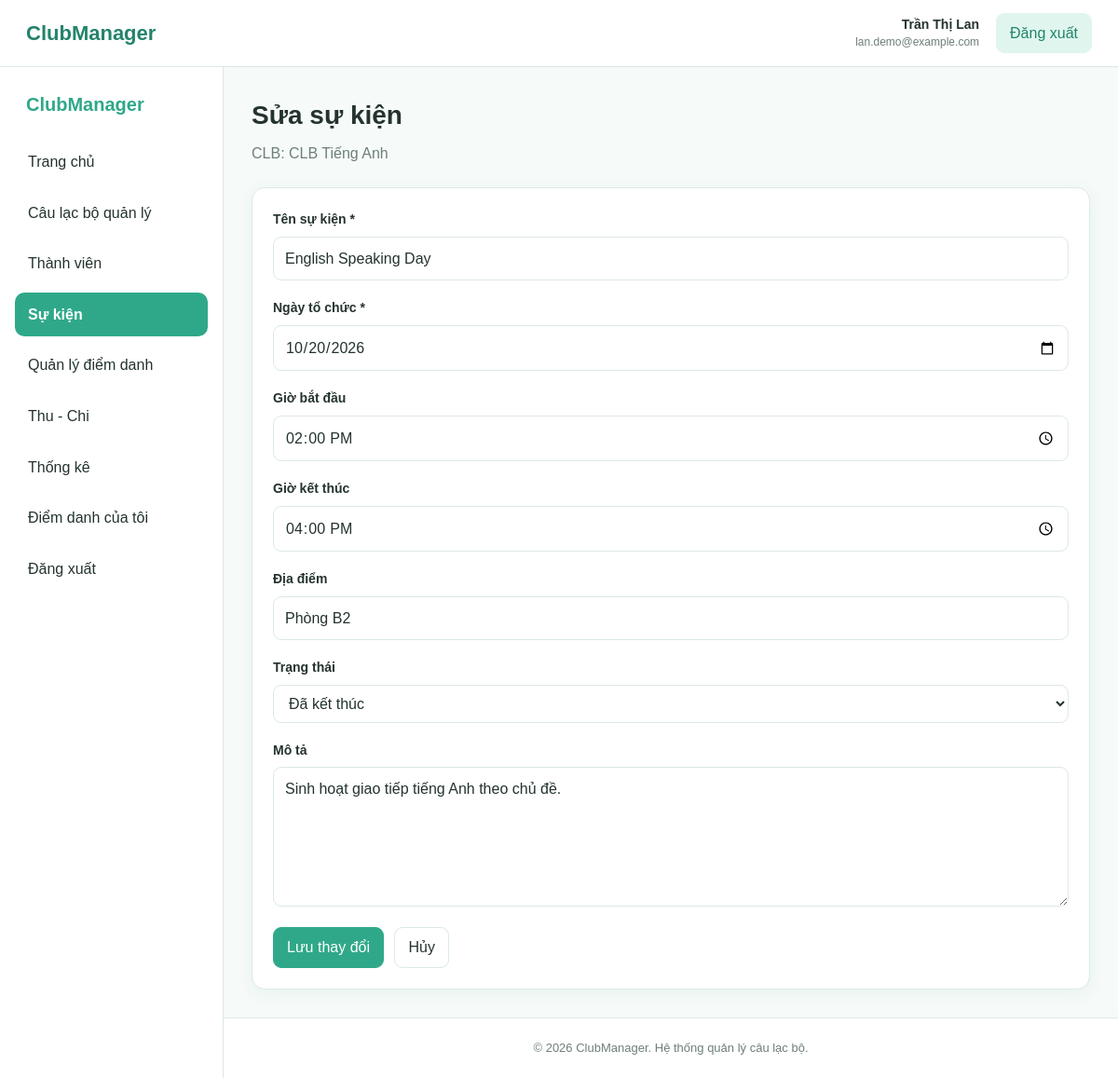
Page /sua-su-kien.php?id=3&clb_id=2 (signed in) on the committed database.
### tables this page shows
CREATE TABLE cau_lac_bo (
    id INT AUTO_INCREMENT PRIMARY KEY,

    ten_clb VARCHAR(150)
        NOT NULL,

    mo_ta TEXT,

    linh_vuc VARCHAR(100),

    ngay_thanh_lap DATE,

    trang_thai ENUM(
        'hoat_dong',
        'tam_dung'
    )
    NOT NULL DEFAULT 'hoat_dong',

    nguoi_tao_id INT
        NOT NULL,

    ngay_tao DATETIME
        NOT NULL DEFAULT CURRENT_TIMESTAMP,

    CONSTRAINT fk_clb_nguoi_tao
        FOREIGN KEY (nguoi_tao_id)
        REFERENCES nguoi_dung(id)
        ON UPDATE CASCADE
        ON DELETE RESTRICT
);

CREATE TABLE su_kien (
    id INT AUTO_INCREMENT PRIMARY KEY,

    cau_lac_bo_id INT
        NOT NULL,

    ten_su_kien VARCHAR(150)
        NOT NULL,

    mo_ta TEXT,

    ngay_to_chuc DATE
        NOT NULL,

    gio_bat_dau TIME,

    gio_ket_thuc TIME,

    dia_diem VARCHAR(200),

    trang_thai ENUM(
        'sap_dien_ra',
        'dang_dien_ra',
        'da_ket_thuc'
    )
    NOT NULL DEFAULT 'sap_dien_ra',

    nguoi_tao_id INT
        NOT NULL,

    ngay_tao DATETIME
        NOT NULL DEFAULT CURRENT_TIMESTAMP,

    CONSTRAINT fk_sukien_clb
        FOREIGN KEY (cau_lac_bo_id)
        REFERENCES cau_lac_bo(id)
        ON UPDATE CASCADE
        ON DELETE CASCADE,

    CONSTRAINT fk_sukien_nguoi_tao
        FOREIGN KEY (nguoi_tao_id)
        REFERENCES nguoi_dung(id)
        ON UPDATE CASCADE
        ON DELETE RESTRICT
);

### sua-su-kien.php (the view, shortened to what this page needs)
<?php
require_once __DIR__ . '/config/database.php';
$userId = (int) $_SESSION['user_id'];
$clbId = (int) ($_GET['clb_id'] ?? 0);
$suKienId = (int) ($_GET['id'] ?? 0);
function e($value) {
    return htmlspecialchars((string) ($value ?? ''), ENT_QUOTES, 'UTF-8');
}
$stmtClb = $pdo->prepare("
    SELECT id, ten_clb
    FROM cau_lac_bo
    WHERE id = :clb_id
      AND nguoi_tao_id = :user_id
    LIMIT 1
");
$stmtClb->execute([
    'clb_id' => $clbId,
    'user_id' => $userId
]);
$clb = $stmtClb->fetch();
$stmtEvent = $pdo->prepare("
    SELECT *
    FROM su_kien
    WHERE id = :id
      AND cau_lac_bo_id = :clb_id
    LIMIT 1
");
$stmtEvent->execute([
    'id' => $suKienId,
    'clb_id' => $clbId
]);
$suKien = $stmtEvent->fetch();
$data = [
    'ten_su_kien' => $suKien['ten_su_kien'],
    'mo_ta' => $suKien['mo_ta'] ?? '',
    'ngay_to_chuc' => $suKien['ngay_to_chuc'],
    'gio_bat_dau' => substr($suKien['gio_bat_dau'] ?? '', 0, 5),
    'gio_ket_thuc' => substr($suKien['gio_ket_thuc'] ?? '', 0, 5),
    'dia_diem' => $suKien['dia_diem'] ?? '',
    'trang_thai' => $suKien['trang_thai']
];
require_once __DIR__ . '/includes/header.php';
?>
<div class="app-layout">
    <?php require_once __DIR__ . '/includes/sidebar.php'; ?>
    <main class="main-content">
        <section class="page-header">
            <div>
                <h1>Sửa sự kiện</h1>
                <p>CLB: <?= e($clb['ten_clb']) ?></p>
            </div>
        </section>
        <div class="card">
            <form method="POST">
                <div class="form-group">
                    <label for="ten_su_kien">Tên sự kiện *</label>
                    <input id="ten_su_kien" type="text"
                           name="ten_su_kien" maxlength="150"
                           value="<?= e($data['ten_su_kien']) ?>" required>
                </div>
                <div class="form-group">
                    <label for="ngay_to_chuc">Ngày tổ chức *</label>
                    <input id="ngay_to_chuc" type="date"
                           name="ngay_to_chuc"
                           value="<?= e($data['ngay_to_chuc']) ?>" required>
                </div>
                <div class="form-group">
                    <label for="gio_bat_dau">Giờ bắt đầu</label>
                    <input id="gio_bat_dau" type="time"
                           name="gio_bat_dau"
                           value="<?= e($data['gio_bat_dau']) ?>">
                </div>
                <div class="form-group">
                    <label for="gio_ket_thuc">Giờ kết thúc</label>
                    <input id="gio_ket_thuc" type="time"
                           name="gio_ket_thuc"
                           value="<?= e($data['gio_ket_thuc']) ?>">
                </div>
                <div class="form-group">
                    <label for="dia_diem">Địa điểm</label>
                    <input id="dia_diem" type="text"
                           name="dia_diem" maxlength="200"
                           value="<?= e($data['dia_diem']) ?>">
                </div>
                <div class="form-group">
                    <label for="trang_thai">Trạng thái</label>
                    <select name="trang_thai" id="trang_thai">
                        <?php
                        $statuses = [
                            'sap_dien_ra' => 'Sắp diễn ra',
                            'dang_dien_ra' => 'Đang diễn ra',
                            'da_ket_thuc' => 'Đã kết thúc'
                        ];
                        foreach ($statuses as $value => $label):
                        ?>
                            <option value="<?= e($value) ?>"
                                <?= $data['trang_thai'] === $value ? 'selected' : '' ?>>
                                <?= e($label) ?>
                            </option>
                        <?php endforeach; ?>
                    </select>
                </div>
                <div class="form-group">
                    <label for="mo_ta">Mô tả</label>
                    <textarea id="mo_ta" name="mo_ta"
                              rows="5"><?= e($data['mo_ta']) ?></textarea>
                </div>
                <button class="btn btn-primary" type="submit">
                    Lưu thay đổi
                </button>
                <a href="su-kien.php?clb_id=<?= $clbId ?>" class="btn">
                    Hủy
                </a>
            </form>
        </div>
    </main>
</div>
<?php require_once __DIR__ . '/includes/footer.php'; ?>

### css/style.css (style rules this page uses)
:root { --primary: #2fa889; --primary-dark: #23836b; --primary-light: #dff5ee; --primary-soft: #eefaf6; --white: #ffffff; --background: #f6faf9; --text: #24332f; --text-light: #6d7f79; --border: #dce9e4; --success: #278563; --success-bg: #e4f6ef; --warning: #b57b22; --warning-bg: #fff4df; --danger: #c85353; --danger-bg: #fdeaea; --shadow: 0 4px 18px rgba(47, 168, 137, 0.08); --radius: 14px; --topbar-height: 72px; --sidebar-width: 240px; }
* { box-sizing: border-box; }
html { margin: 0; padding: 0; width: 100%; scroll-behavior: smooth; }
body { margin: 0; padding: 0; width: 100%; min-height: 100vh; font-family: Arial, Helvetica, sans-serif; background: var(--background); color: var(--text); line-height: 1.6; }
a { color: inherit; text-decoration: none; }
button, input, select, textarea { font: inherit; }
.app-layout { display: block; width: 100%; max-width: none; min-height: 100vh; padding-top: var(--topbar-height); }
.main-content { display: block; width: calc(100% - var(--sidebar-width)); max-width: none; min-width: 0; min-height: calc(100vh - var(--topbar-height)); margin-left: var(--sidebar-width); margin-right: 0; padding: 30px; }
.page-header { display: flex; align-items: center; justify-content: space-between; width: 100%; gap: 20px; margin-bottom: 24px; }
.page-header > div { min-width: 0; }
.page-header h1 { margin: 0 0 5px; font-size: 28px; color: var(--text); }
.page-header p { margin: 0; color: var(--text-light); }
.btn { display: inline-flex; align-items: center; justify-content: center; min-height: 38px; padding: 8px 14px; border: 1px solid var(--border); border-radius: 9px; background: var(--white); color: var(--text); cursor: pointer; transition: 0.2s; white-space: nowrap; }
.btn-primary { background: var(--primary); border-color: var(--primary); color: var(--white); }
.card { width: 100%; background: var(--white); border: 1px solid var(--border); border-radius: var(--radius); padding: 22px; box-shadow: var(--shadow); }
form { margin: 0; }
.form-group { width: 100%; margin-bottom: 18px; }
label { display: block; margin-bottom: 7px; font-size: 14px; font-weight: 600; }
input, select, textarea { display: block; width: 100%; max-width: 100%; padding: 10px 12px; border: 1px solid var(--border); border-radius: 9px; background: var(--white); color: var(--text); outline: none; transition: 0.2s; }
textarea { min-height: 100px; resize: vertical; }
form .btn { margin-top: 4px; margin-right: 7px; }
@media (min-width: 769px) { body { min-width: 769px; } }
@media (min-width: 769px) { .app-layout { display: block !important; width: 100% !important; max-width: none !important; } }
@media (min-width: 769px) { .main-content { display: block !important; width: calc(100% - var(--sidebar-width)) !important; max-width: none !important; margin-left: var(--sidebar-width) !important; margin-right: 0 !important; padding: 30px !important; } }
@media (min-width: 769px) { .page-header, .content-section, .section-header, .dashboard-cards, .card-grid, .table-wrapper { max-width: none !important; } }

### rows in the picture
cau_lac_bo: ten_clb "CLB Tiếng Anh"
su_kien: ten_su_kien "English Speaking Day", ngay_to_chuc "10/20/2026", dia_diem "Phòng B2", trang_thai "Đã kết thúc", mo_ta "Sinh hoạt giao tiếp tiếng Anh theo chủ đề."

### other values in the picture
$userName "Trần Thị Lan"
$userEmail "lan.demo@example.com"
